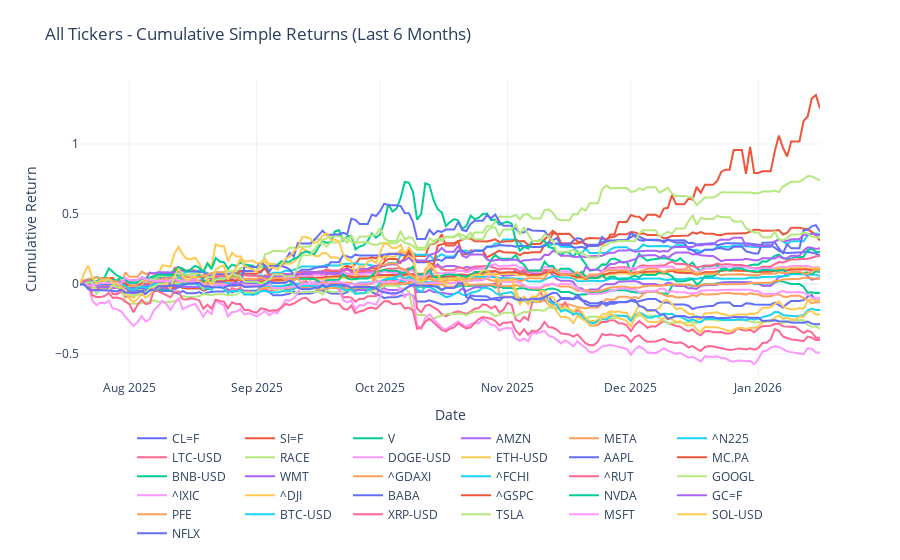

The code cell stored with this chart in its notebook:
### Code cell
# plot last 6 months of cumprod_simple_6m returns 
fig = go.Figure()
for column in cumprod_simple_6m.columns:
    fig.add_trace(
        go.Scatter(
            x=cumprod_simple_6m.index,
            y=cumprod_simple_6m[column],
            mode="lines",
            name=column,
        )
    )

fig.update_layout(
    title="All Tickers - Cumulative Simple Returns (Last 6 Months)",
    xaxis_title="Date",
    yaxis_title="Cumulative Return",
    legend=dict(orientation="h", yanchor="top", y=-0.15, xanchor="center", x=0.5),
    template="plotly_white",
    margin=dict(t=80, b=120),
)
fig.show()

### Figure 1 — Plotly figure (JSON) as saved in the notebook; plotly's stock layout.template omitted (floating-point values rounded to 4 significant figures; data arrays with more than 128 entries replaced by an {"elided": "..."} marker saying what was removed)
{"data": [{"mode": "lines", "name": "CL=F", "type": "scatter", "x": {"elided": "181 str values"}, "y": {"elided": "181 float values"}}, {"mode": "lines", "name": "SI=F", "type": "scatter", "x": {"elided": "181 str values"}, "y": {"elided": "181 float values"}}, {"mode": "lines", "name": "V", "type": "scatter", "x": {"elided": "181 str values"}, "y": {"elided": "181 float values"}}, {"mode": "lines", "name": "AMZN", "type": "scatter", "x": {"elided": "181 str values"}, "y": {"elided": "181 float values"}}, {"mode": "lines", "name": "META", "type": "scatter", "x": {"elided": "181 str values"}, "y": {"elided": "181 float values"}}, {"mode": "lines", "name": "^N225", "type": "scatter", "x": {"elided": "181 str values"}, "y": {"elided": "181 float values"}}, {"mode": "lines", "name": "LTC-USD", "type": "scatter", "x": {"elided": "181 str values"}, "y": {"elided": "181 float values"}}, {"mode": "lines", "name": "RACE", "type": "scatter", "x": {"elided": "181 str values"}, "y": {"elided": "181 float values"}}, {"mode": "lines", "name": "DOGE-USD", "type": "scatter", "x": {"elided": "181 str values"}, "y": {"elided": "181 float values"}}, {"mode": "lines", "name": "ETH-USD", "type": "scatter", "x": {"elided": "181 str values"}, "y": {"elided": "181 float values"}}, {"mode": "lines", "name": "AAPL", "type": "scatter", "x": {"elided": "181 str values"}, "y": {"elided": "181 float values"}}, {"mode": "lines", "name": "MC.PA", "type": "scatter", "x": {"elided": "181 str values"}, "y": {"elided": "181 float values"}}, {"mode": "lines", "name": "BNB-USD", "type": "scatter", "x": {"elided": "181 str values"}, "y": {"elided": "181 float values"}}, {"mode": "lines", "name": "WMT", "type": "scatter", "x": {"elided": "181 str values"}, "y": {"elided": "181 float values"}}, {"mode": "lines", "name": "^GDAXI", "type": "scatter", "x": {"elided": "181 str values"}, "y": {"elided": "181 float values"}}, {"mode": "lines", "name": "^FCHI", "type": "scatter", "x": {"elided": "181 str values"}, "y": {"elided": "181 float values"}}, {"mode": "lines", "name": "^RUT", "type": "scatter", "x": {"elided": "181 str values"}, "y": {"elided": "181 float values"}}, {"mode": "lines", "name": "GOOGL", "type": "scatter", "x": {"elided": "181 str values"}, "y": {"elided": "181 float values"}}, {"mode": "lines", "name": "^IXIC", "type": "scatter", "x": {"elided": "181 str values"}, "y": {"elided": "181 float values"}}, {"mode": "lines", "name": "^DJI", "type": "scatter", "x": {"elided": "181 str values"}, "y": {"elided": "181 float values"}}, {"mode": "lines", "name": "BABA", "type": "scatter", "x": {"elided": "181 str values"}, "y": {"elided": "181 float values"}}, {"mode": "lines", "name": "^GSPC", "type": "scatter", "x": {"elided": "181 str values"}, "y": {"elided": "181 float values"}}, {"mode": "lines", "name": "NVDA", "type": "scatter", "x": {"elided": "181 str values"}, "y": {"elided": "181 float values"}}, {"mode": "lines", "name": "GC=F", "type": "scatter", "x": {"elided": "181 str values"}, "y": {"elided": "181 float values"}}, {"mode": "lines", "name": "PFE", "type": "scatter", "x": {"elided": "181 str values"}, "y": {"elided": "181 float values"}}, {"mode": "lines", "name": "BTC-USD", "type": "scatter", "x": {"elided": "181 str values"}, "y": {"elided": "181 float values"}}, {"mode": "lines", "name": "XRP-USD", "type": "scatter", "x": {"elided": "181 str values"}, "y": {"elided": "181 float values"}}, {"mode": "lines", "name": "TSLA", "type": "scatter", "x": {"elided": "181 str values"}, "y": {"elided": "181 float values"}}, {"mode": "lines", "name": "MSFT", "type": "scatter", "x": {"elided": "181 str values"}, "y": {"elided": "181 float values"}}, {"mode": "lines", "name": "SOL-USD", "type": "scatter", "x": {"elided": "181 str values"}, "y": {"elided": "181 float values"}}, {"mode": "lines", "name": "NFLX", "type": "scatter", "x": {"elided": "181 str values"}, "y": {"elided": "181 float values"}}], "layout": {"legend": {"orientation": "h", "x": 0.5, "xanchor": "center", "y": -0.15, "yanchor": "top"}, "margin": {"b": 120, "t": 80}, "title": {"text": "All Tickers - Cumulative Simple Returns (Last 6 Months)"}, "xaxis": {"title": {"text": "Date"}}, "yaxis": {"title": {"text": "Cumulative Return"}}}}
